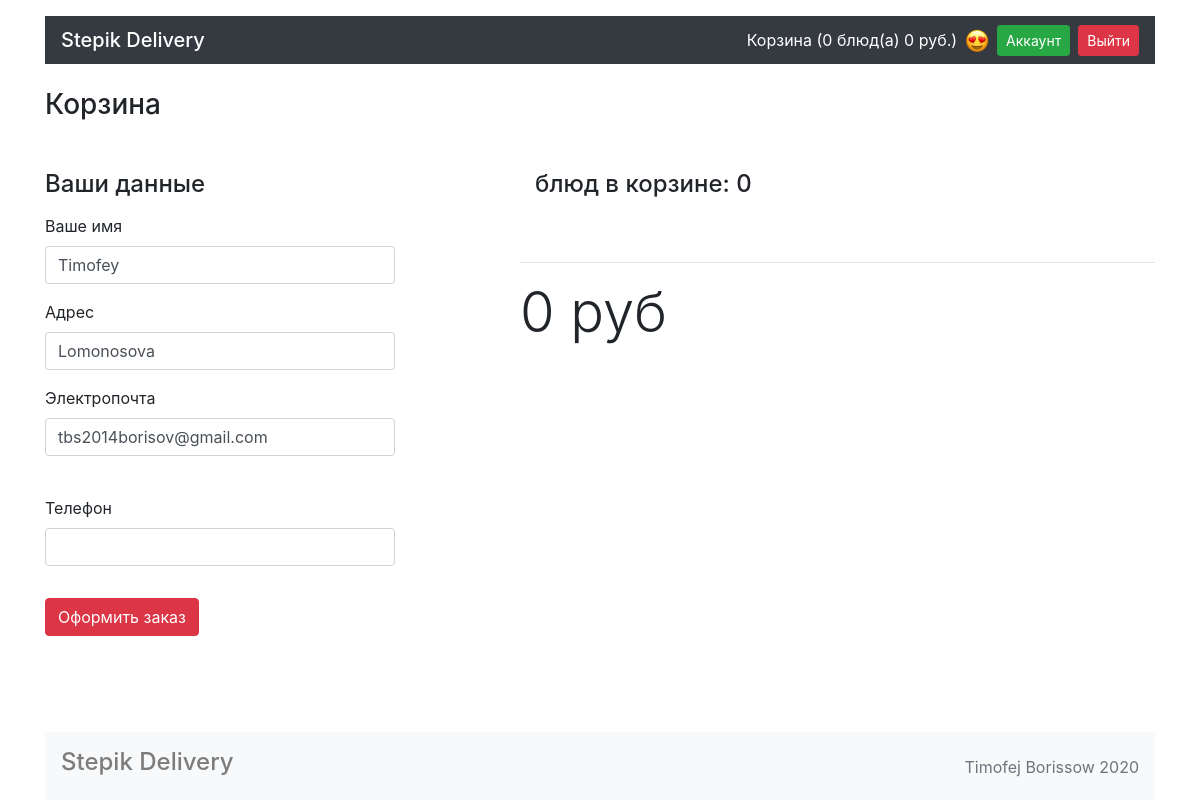
/cart/ (signed in), run on the app's committed database.
### models.py (models this page shows, shortened)
class User(db.Model, UserMixin):
    __tablename__ = "users"
    id = db.Column(db.Integer, primary_key=True)
    name = db.Column(db.String(50), nullable=False)
    mail = db.Column(db.String(50), unique=True, nullable=False)
    password_hash = db.Column(db.String(128), nullable=False)
    address = db.Column(db.String(150), nullable=False)
    orders = db.relationship("Order", back_populates="user")
    role = db.Column(db.String(32), default="user", nullable=False)

### views.py (the view, shortened to what this page needs)
@app.route("/cart/", methods=["POST", "GET"])
def cart():
    form = ORDER()
    if request.method == "POST" and request.form.get('cart'):
        cart = session.get("cart", [])
        meal = request.form.get('cart')
        cart.append(meal)
        session['cart'] = cart
    cart_list = []
    cart = session.get("cart", [])
    for id in cart:
        newmeal = db.session.query(Meal).filter(Meal.id == id).first()
        cart_list.append(newmeal)
    total_cost = total()
    if(db.session.query(User).filter(User.id == session.get("_user_id")).first() != None):
        userautofields = db.session.query(User).filter(User.id == session.get("_user_id")).first()
    else:
        userautofields = []
    return render_template("cart.html", cart=cart_list, total_cost=total_cost, form=form, amount=len(cart),
                           role=session.get("role"),
                           user=userautofields)

### forms.py (shortened to what this page needs)
class ORDER(flask_wtf.FlaskForm):
    name = StringField('Name', validators=[DataRequired()])
    address = StringField('Address', validators=[DataRequired()])
    mail = EmailField('Mail', validators=[DataRequired(), Email()])
    number = StringField('Number', validators=[DataRequired()])

### views.py (called while the page is built)
@login_manager.user_loader
def load_user(user_id):
    return User.query.get(user_id)

def total():
    cart_list = []
    total_cost = 0
    cart = session.get("cart", [])
    for id in cart:
        newmeal = db.session.query(Meal).filter(Meal.id == id).first()
        cart_list.append(newmeal)
        total_cost += int(newmeal.price)
        session["total"] = total_cost
    return total_cost

@app.after_request
def redirect_to_login(responce):
    if responce.status_code == 401:
        return redirect("/login")
    elif responce.status_code == 403:
        return redirect("/login")
    else:
        return responce

### templates/cart.html (shortened to what this page needs)
{% extends 'base.html' %}
{% block container %}
  <main class="container">
    <h1 class="h3 my-4">Корзина</h1>
    <div class="row mt-5">
      <div class="col-4">
        <form action="{{ url_for('cart')}}" method="POST">
                <h4 class="">Ваши данные</h4>
                <div class=" md-4 order-md-1">
                 <div class="mt-3 mb-3">
                     <label form="name">Ваше имя</label>
                    {{ form.name(class = "form-control", value = user.name) }}
                 </div>
                </div>
        <div class=" md-4 order-md-1">
          <div class="mt-3 mb-3">
            <label form="name">Адрес</label>
            {{ form.address(class = "form-control", value = user.address) }}
          </div>
        </div>
        <div class="md-4 form-label-group">
          <label form="name">Электропочта</label>
          {{ form.mail(class = "form-control", value = user.mail) }}
        </div>
        <div class=" md-4 order-md-1">
          <div class="mt-3 mb-3">
            <label form="name">Телефон</label>
            {{ form.number(class = "form-control") }}
          </div>
        </div>
        <button class="mt-3 mb-5 btn btn-danger" type="submit" name="submit" value="submit">Оформить заказ</button>
            </form>
      </div>
      <div class="col-1"></div>
      <div class="col-7">
        <h4 class="mb-3 col-7 mb-5">блюд в корзинe: {{cart|length}}</h4>
        <hr>
        <p class="display-4 my-2 ">{{total_cost}} руб</p>
      </div>
    </div>
  {% endblock %}

### data on the page
User: name "Timofey", address "Lomonosova", mail "tbs2014borisov@gmail.com"

### other printed values
{{ amount }} "0"
{{ total_cost }} "0"
{{ cart|length }} "0"
